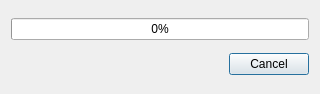
<?xml version="1.0" encoding="UTF-8"?>
<ui version="4.0">
 <class>ProgressDialog</class>
 <widget class="QDialog" name="ProgressDialog">
  <property name="geometry">
   <rect>
    <x>0</x>
    <y>0</y>
    <width>320</width>
    <height>94</height>
   </rect>
  </property>
  <property name="sizePolicy">
   <sizepolicy hsizetype="Fixed" vsizetype="Fixed">
    <horstretch>0</horstretch>
    <verstretch>0</verstretch>
   </sizepolicy>
  </property>
  <property name="windowTitle">
   <string>Progress</string>
  </property>
  <layout class="QVBoxLayout" name="verticalLayout">
   <item>
    <widget class="QProgressBar" name="progress_bar">
     <property name="value">
      <number>0</number>
     </property>
     <property name="textVisible">
      <bool>true</bool>
     </property>
     <property name="format">
      <string>%p%</string>
     </property>
    </widget>
   </item>
   <item>
    <widget class="QDialogButtonBox" name="button_box">
     <property name="orientation">
      <enum>Qt::Horizontal</enum>
     </property>
     <property name="standardButtons">
      <set>QDialogButtonBox::Cancel</set>
     </property>
    </widget>
   </item>
  </layout>
 </widget>
 <resources/>
 <connections>
  <connection>
   <sender>button_box</sender>
   <signal>accepted()</signal>
   <receiver>ProgressDialog</receiver>
   <slot>accept()</slot>
   <hints>
    <hint type="sourcelabel">
     <x>248</x>
     <y>254</y>
    </hint>
    <hint type="destinationlabel">
     <x>157</x>
     <y>274</y>
    </hint>
   </hints>
  </connection>
  <connection>
   <sender>button_box</sender>
   <signal>rejected()</signal>
   <receiver>ProgressDialog</receiver>
   <slot>reject()</slot>
   <hints>
    <hint type="sourcelabel">
     <x>316</x>
     <y>260</y>
    </hint>
    <hint type="destinationlabel">
     <x>286</x>
     <y>274</y>
    </hint>
   </hints>
  </connection>
 </connections>
</ui>
